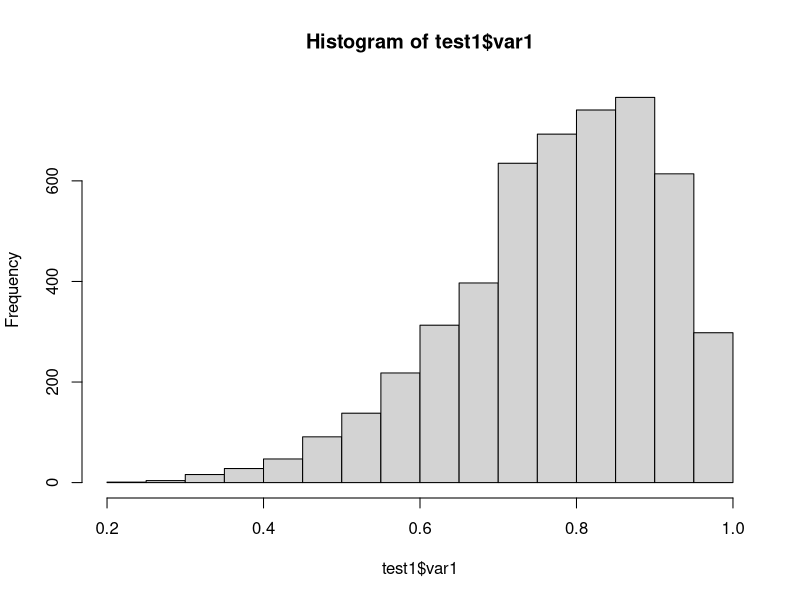
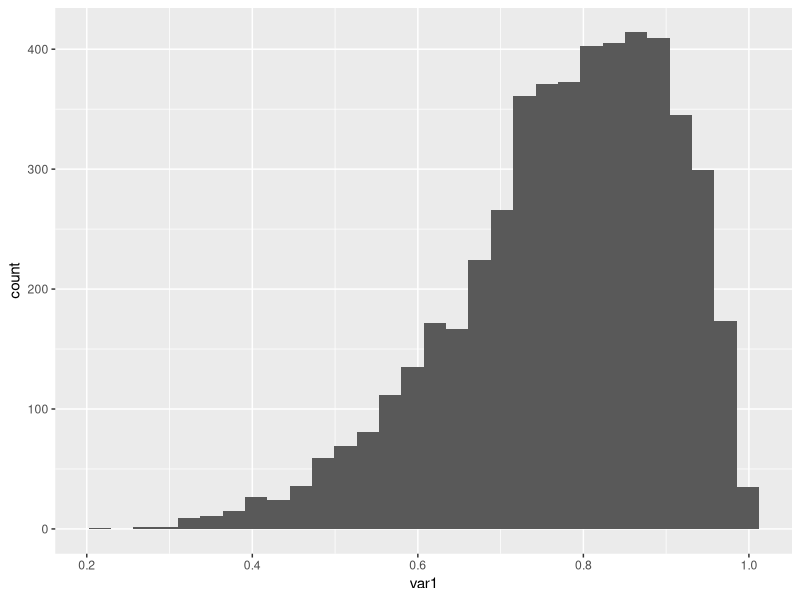
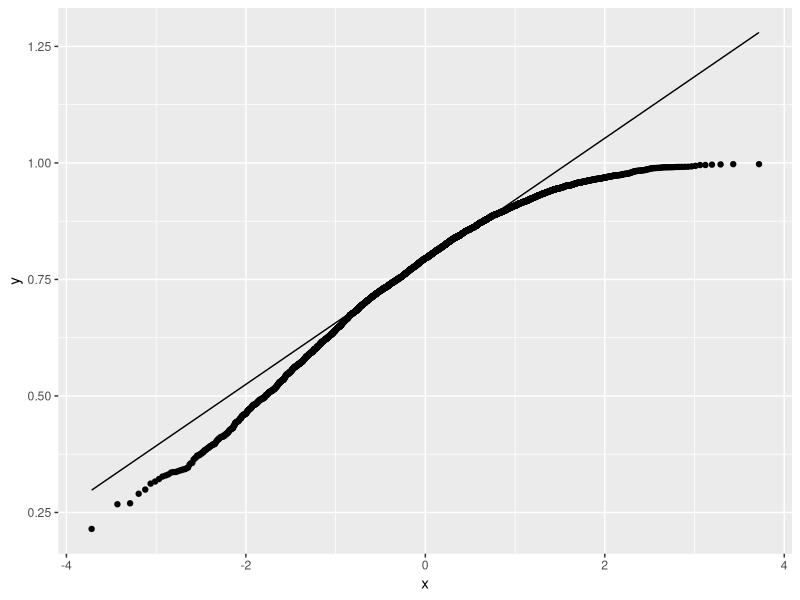
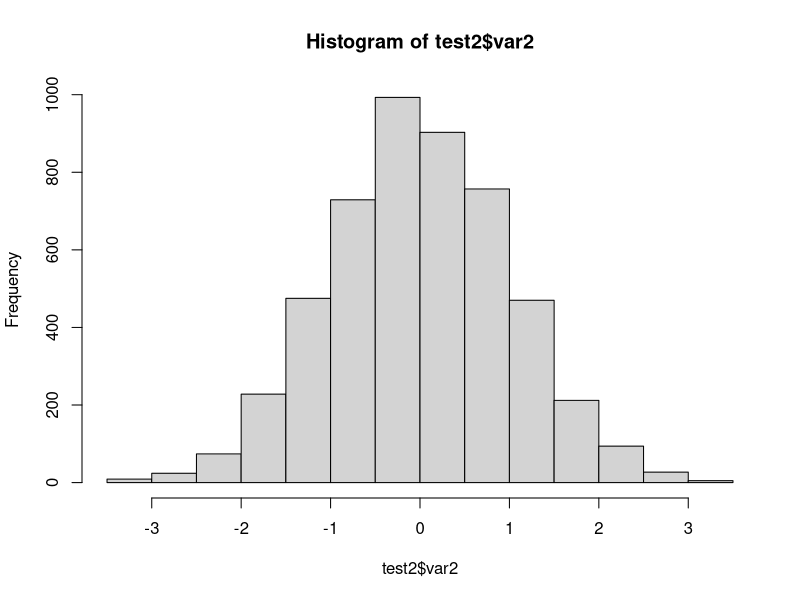
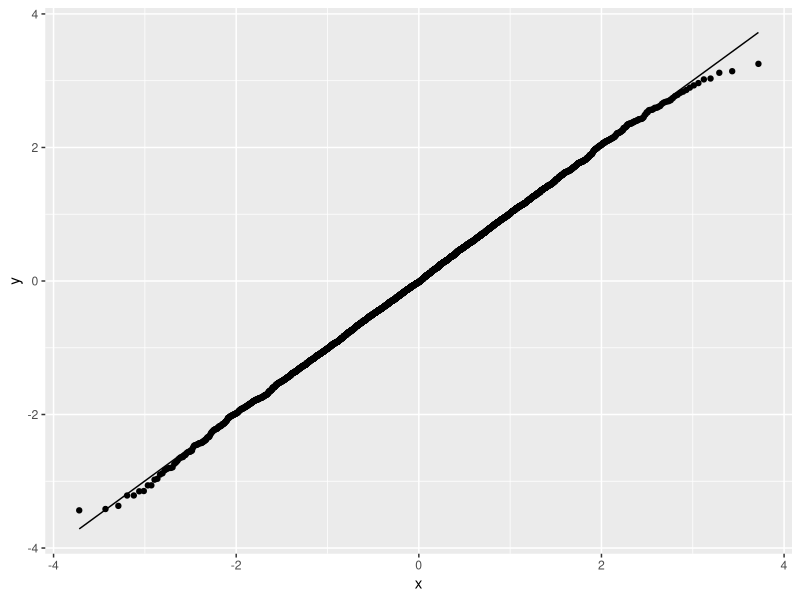

Generate these figures, in order, with R:
## ---- chunk 1
library(tidyverse)
## ---- chunk 2
test1<-data.frame(var1=rbeta(5000,7,2))
hist(test1$var1) 
ggplot(test1,aes(x=var1)) + geom_histogram()
ggplot(test1,aes(sample=var1)) +
  stat_qq()+
  stat_qq_line()
## ---- chunk 3
test2<-data.frame(var2=rnorm(5000,0,1))
hist(test2$var2) 
ggplot(test2,aes(sample=var2)) +
  stat_qq()+
  stat_qq_line()
## ---- chunk 4
shapiro.test(test1$var1) #skewed data
shapiro.test(test2$var2) #normal data
## ---- chunk 5
acsdata<-read_csv("data/ACSCtyData_2014ACS.csv")
## ---- chunk 6
el.nino<-c(0, 5,1,3, 4, 1, 2, 2, 0, 2, 4)
la.nina<-c(4, 4,12, 2, 17, 7, 6, 10, 4, 8, 6)
wilcox.test(el.nino, la.nina)
## ---- chunk 7
data2000<-c(3, 11, 9, 14, 17, 7, 21, 13, 19, 5)
data2010<-c(6, 12, 8, 18, 15, 13, 25, 9, 24, 10)
wilcox.test(data2000, data2010, paired=TRUE)
## ---- chunk 8
pollen_data<-read_csv("data/Midwest_Pollen_Data.csv")
